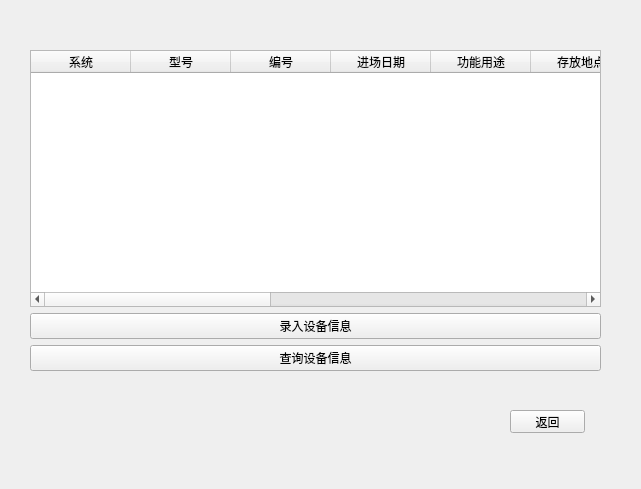
<?xml version="1.0" encoding="UTF-8"?>
<ui version="4.0">
 <class>StuInfoManage</class>
 <widget class="QMainWindow" name="StuInfoManage">
  <property name="geometry">
   <rect>
    <x>0</x>
    <y>0</y>
    <width>641</width>
    <height>489</height>
   </rect>
  </property>
  <property name="windowTitle">
   <string>MainWindow</string>
  </property>
  <widget class="QWidget" name="centralwidget">
   <widget class="QWidget" name="verticalLayoutWidget">
    <property name="geometry">
     <rect>
      <x>30</x>
      <y>50</y>
      <width>571</width>
      <height>321</height>
     </rect>
    </property>
    <layout class="QVBoxLayout" name="verticalLayout">
     <item>
      <widget class="QTableWidget" name="information_tableWidget">
       <column>
        <property name="text">
         <string>系统</string>
        </property>
       </column>
       <column>
        <property name="text">
         <string>型号</string>
        </property>
       </column>
       <column>
        <property name="text">
         <string>编号</string>
        </property>
       </column>
       <column>
        <property name="text">
         <string>进场日期</string>
        </property>
       </column>
       <column>
        <property name="text">
         <string>功能用途</string>
        </property>
       </column>
       <column>
        <property name="text">
         <string>存放地点</string>
        </property>
       </column>
       <column>
        <property name="text">
         <string>责任部门</string>
        </property>
       </column>
       <column>
        <property name="text">
         <string>责任人</string>
        </property>
       </column>
       <column>
        <property name="text">
         <string>生产厂家</string>
        </property>
       </column>
       <column>
        <property name="text">
         <string>厂家联系人</string>
        </property>
       </column>
       <column>
        <property name="text">
         <string>备附件说明</string>
        </property>
       </column>
       <column>
        <property name="text">
         <string>备注</string>
        </property>
       </column>
      </widget>
     </item>
     <item>
      <widget class="QPushButton" name="addfinfo">
       <property name="text">
        <string>录入设备信息</string>
       </property>
      </widget>
     </item>
     <item>
      <widget class="QPushButton" name="selectinfo">
       <property name="text">
        <string>查询设备信息</string>
       </property>
      </widget>
     </item>
    </layout>
   </widget>
   <widget class="QPushButton" name="exit">
    <property name="geometry">
     <rect>
      <x>510</x>
      <y>410</y>
      <width>75</width>
      <height>23</height>
     </rect>
    </property>
    <property name="text">
     <string>返回</string>
    </property>
   </widget>
  </widget>
 </widget>
 <resources/>
 <connections/>
</ui>
